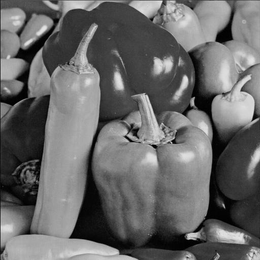
%> input picture 02. Homeworks/HW 3/peppers.tif, 260 x 260 px, shrunk from 512 x 512 before the run
$ octave Kevin_Mahabeer_Assignment_3.m   (GNU Octave 9; MATLAB toolbox functions it lacks are replaced by stand-ins)
%> lines starting %> are read from the running program, lines starting %| are printed output that depends on the picture; in (x1, y1, x2, y2) boxes, pixels count from 0 and x2, y2 are one past the last pixel; in counts of white or black regions, pixels touching at a corner belong together; the program's own positions count from 1
%% Kevin Mahabeer | ECES 435 | Assignment 3

%% Part 1. Least Significant Bit Data Hiding
clear; close all; clc;
%{
Write a Matlab function that extracts and displays a user specified bit
plane from an image.

Use this function to examine each of the bit planes in the peppers.tif
and baboon.tif images.

As you examine progressively lower bit planes, you should notice that
each bit plane increasingly resembles noise.
%}
fileName = 'peppers.tif';
test = bitPlaneExtract(fileName);

function outImage = bitPlaneExtract(image)
%> called with image = 'peppers.tif'
% image = file directory to image (string)
% bitPlaneNumber = number of bit plane (double)

    image = imread(image); % read in the image
%> image is the input picture: size 260x260 uint8; min 0, max 235, mean 104.3
    itemp = image(:,:,1);
    [rows, cols] = size(itemp);
%> rows = 260; cols = 260
    outImage = zeros(rows, cols, 8);
    for k = 1:8
       for i = 1:rows
           for j = 1:cols
              outImage(i,j,k) = bitget(itemp(i,j),k);
           end
       end
    end
    figure;
    imshow(uint8(itemp));
    title('Original Image');
%     title(['Original Image, File Name = ', image]);

    figure;
    subplot(241);
    imshow(outImage(:,:,8));
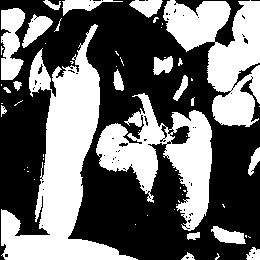
%> displayed picture: size 260x260, on the screen's scale of 0 to 255; 42.8% white; 58 white regions (36 under 20 px), largest, box (x1, y1, x2, y2) and area: (1, 24, 138, 260) 11130, (163, 0, 260, 127) 6821, (96, 93, 212, 231) 6721
    title('8th(MSB)Plane');

    subplot(242);
    imshow(outImage(:,:,7));
    title('7th Plane');

    subplot(243);
    imshow(outImage(:,:,6));
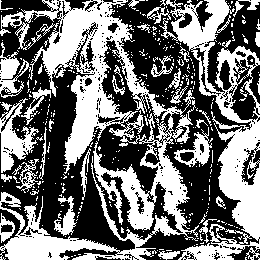
%> displayed picture: size 260x260, on the screen's scale of 0 to 255; 44.9% white; 369 white regions (330 under 20 px), largest, box (x1, y1, x2, y2) and area: (0, 0, 199, 260) 16701, (159, 0, 260, 260) 7904, (0, 98, 39, 173) 1155
    title('6th Plane');

    subplot(244);
    imshow(outImage(:,:,5));
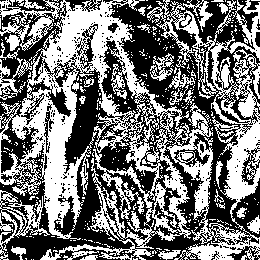
%> displayed picture: size 260x260, on the screen's scale of 0 to 255; 46.9% white; 389 white regions (361 under 20 px), largest, box (x1, y1, x2, y2) and area: (0, 0, 260, 260) 27308, (0, 190, 50, 260) 966, (0, 58, 32, 100) 415
    title('5th Plane');

    subplot(245);
    imshow(outImage(:,:,4));
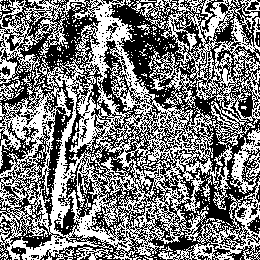
%> displayed picture: size 260x260, on the screen's scale of 0 to 255; 48.1% white in thin lines or dots
    title('4th Plane');

    subplot(246);
    imshow(outImage(:,:,3));
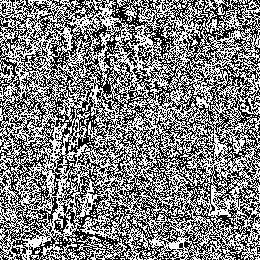
%> displayed picture: size 260x260, on the screen's scale of 0 to 255; 50.2% white; black in thin lines or dots
    title('3th Plane');

    subplot(247);
    imshow(outImage(:,:,2));
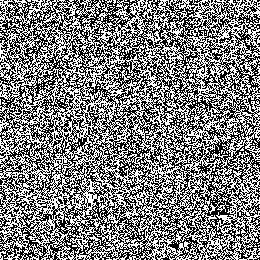
%> displayed picture: size 260x260, on the screen's scale of 0 to 255; 49.7% white in thin lines or dots
    title('2nd Plane');

    subplot(248);
    imshow(outImage(:,:,1));
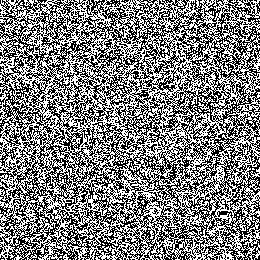
%> displayed picture: size 260x260, on the screen's scale of 0 to 255; 49.9% white in thin lines or dots
    title('1st(LSB)Plane')

end

%{
Use your Matlab function from the previous part to examine the different
bit planes of the following images:

LSBwmk1.tiff, LSBwmk2.tiff, LSBwmk3.tiff.

Do any of these images contain hidden content?

If any of these images contain hidden information, please make note of the
image and include the hidden content in your report.
%}
